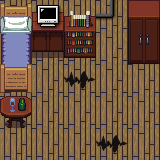

This is a level from a 2D game, rendered from its Tiled map with the project's own tilesets. A one-line summary and the complete map file follow:
An orthogonal 5x5 tile map with 32x32 px tiles, 4 tile layers (Floor, Furniture, Furniture 2, Player_layer), 2 tilesets and 8 objects (4x blocker, computer, book_case, bed).

<map version="1.0" orientation="orthogonal" renderorder="right-down" width="5" height="5" tilewidth="32" tileheight="32" nextobjectid="22">
 <tileset firstgid="1" name="32x32" tilewidth="32" tileheight="32" tilecount="18" columns="6">
  <image source="data/32x32 AAA/32x32.png" width="192" height="96" />
 </tileset>
 <tileset firstgid="19" name="interior_2" tilewidth="32" tileheight="32" tilecount="256" columns="16">
  <image source="data/32x32 AAA/interior_2.png" width="512" height="512" />
 </tileset>
 <layer name="Floor" width="5" height="5">
  <data encoding="csv">
67,67,67,67,67,
67,67,67,67,67,
67,67,68,67,67,
67,67,67,67,67,
67,67,67,68,67
</data>
 </layer>
 <objectgroup name="Blockers">
  <object id="1" x="0" y="32" height="32" />
  <object id="3" name="blocker" x="0" y="0" width="32" height="96" />
  <object id="4" name="blocker" x="128" y="0" width="32" height="64" />
  <object id="5" name="blocker" x="0" y="96" width="32" height="32" />
  <object id="6" name="blocker" x="32" y="0" width="64" height="32" />
 </objectgroup>
 <objectgroup name="Objects">
  <object id="17" name="computer" x="32" y="0" width="32" height="32" />
  <object id="20" name="book_case" x="64" y="0" width="32" height="64" />
  <object id="21" name="bed" x="0" y="0" width="32" height="64" />
 </objectgroup>
 <layer name="Furniture" width="5" height="5">
  <data encoding="csv">
33,70,0,0,115,
49,86,0,0,131,
65,0,0,0,0,
64,0,0,0,0,
0,0,0,0,0
</data>
 </layer>
 <layer name="Furniture 2" width="5" height="5">
  <data encoding="csv">
0,12,122,16,0,
0,0,136,0,0,
0,0,0,0,0,
25,0,0,0,0,
0,0,0,0,0
</data>
 </layer>
 <layer name="Player_layer" width="5" height="5">
  <data encoding="csv">
0,0,0,0,0,
0,0,0,0,0,
0,0,0,0,0,
0,0,0,0,0,
0,0,0,0,0
</data>
 </layer>
</map>
